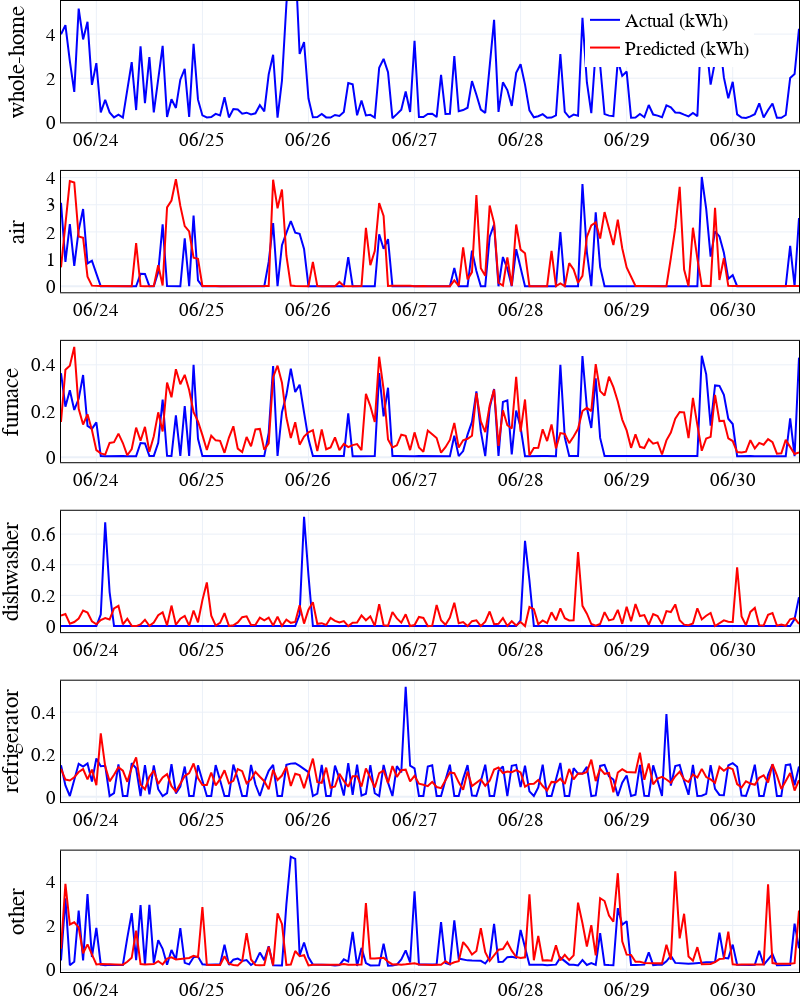

Write notebook code for a chart like this one.
### Code cell
from plotly.subplots import make_subplots
import plotly.graph_objects as go
from datetime import datetime


house = 6

y_use_true = np.asarray(x_test_sum)[0:,house]
x_predict = sc.predict(A_list,B_list)



def plot_predict(x_test, x_predict, house, x_test_localhour):
#     fig = make_subplots(rows=5, cols=1, subplot_titles=('air', 'furnace', 'dishwasher', 'regrigerator', 'other'))
    y_axis = ['whole-home', 'air', 'furnace', 'dishwasher', 'refrigerator', 'other']
    fig = make_subplots(rows=6, cols=1)
    dates = x_test_localhour.iloc[:, house]
    
    
    y_use_true = np.asarray(x_test_sum)[0:,house]
    y_use_pred = [-1]*np.asarray(x_test_sum)[0:,house]
    
    true_pt = go.Scatter(name= 'Actual (kWh)',
                     x= dates,
                     y= y_use_true,
                    xaxis='x2', yaxis='y2',
                     mode='lines',
                     marker=dict(size=12,
                                 line=dict(width=1),
                                 color='blue'), showlegend=True)
    pred_pt = go.Scatter(name= 'Predicted (kWh)',
                     x= dates,
                     y= y_use_pred,
                    xaxis='x2', yaxis='y2',
                     mode='lines',
                     marker=dict(size=12,
                                 line=dict(width=1),
                                 color="red"), showlegend=True)
    
    fig.append_trace(true_pt, row=1, col=1)
    fig.append_trace(pred_pt, row=1, col=1)
    fig.update_yaxes(title_text=y_axis[0], row=1, col=1, range=[0, 5.5])

    for i in range(len(x_test)):
        flag = False 
#         if i == 1:
#             flag = True
#         else:
#             flag = False
        
        true_val = np.asarray(x_test[list(x_test.keys())[i]])[:,house]
#         x_predict = sc.predict(A_list,B_list)
        pred_val = np.asarray(list(x_predict)[i])[:,house]
        true_pt = go.Scatter(name= 'Actuals (kWh)',
                     x= dates,
                     y= true_val,
                    xaxis='x2', yaxis='y2',
                     mode='lines',
                     marker=dict(size=12,
                                 line=dict(width=1),
                                 color='blue'), showlegend=flag)
        
        pred_pt = go.Scatter(name= 'Predicted (kWh)',
                     x= dates,
                     y= pred_val,
                    xaxis='x2', yaxis='y2',
                     mode='lines',
                     marker=dict(size=12,
                                 line=dict(width=1),
                                 color="red"), showlegend=flag)
        fig.append_trace(true_pt, row=i+2, col=1)
        fig.append_trace(pred_pt, row=i+2, col=1)
        fig.update_yaxes(title_text=y_axis[i+1], row=i+2, col=1)
    
    layout=go.Layout(title='A week of daily consumption for a household', 
                     xaxis={'title':'Hour', 'tickformat': '%m/%d'}, yaxis={'title':'kW'}, template="plotly_white")

    # title_text="Test set prediction",
    fig.update_layout(showlegend=True, height=1000, width=800,  
                      template="plotly_white", font=dict(
        family="Times New Roman",
        size=19,
        color="black"                    
    ))
    fig.update_layout(legend=dict(x=0.71, y=1), margin=dict(l=0, r=0, t=0, b=0))
    fig.update_xaxes(showline=True, linewidth=1, linecolor='black', tickformat='%m/%d', mirror=True)
    fig.update_yaxes(showline=True, linewidth=1, linecolor='black', mirror=True)

    fig.write_image("figures/winter.eps")
    fig.show()
   
    

    
plot_predict(x_test, x_predict, house, x_test_localhour)

### Figure 1 — Plotly figure (JSON) as saved in the notebook; plotly's stock layout.template omitted (floating-point values rounded to 4 significant figures; data arrays with more than 128 entries replaced by an {"elided": "..."} marker saying what was removed)
{"data": [{"marker": {"color": "blue", "line": {"width": 1}, "size": 12}, "mode": "lines", "name": "Actual (kWh)", "showlegend": true, "type": "scatter", "x": {"elided": "168 str values"}, "xaxis": "x", "y": {"elided": "168 float values"}, "yaxis": "y"}, {"marker": {"color": "red", "line": {"width": 1}, "size": 12}, "mode": "lines", "name": "Predicted (kWh)", "showlegend": true, "type": "scatter", "x": {"elided": "168 str values"}, "xaxis": "x", "y": {"elided": "168 float values"}, "yaxis": "y"}, {"marker": {"color": "blue", "line": {"width": 1}, "size": 12}, "mode": "lines", "name": "Actuals (kWh)", "showlegend": false, "type": "scatter", "x": {"elided": "168 str values"}, "xaxis": "x2", "y": {"elided": "168 float values"}, "yaxis": "y2"}, {"marker": {"color": "red", "line": {"width": 1}, "size": 12}, "mode": "lines", "name": "Predicted (kWh)", "showlegend": false, "type": "scatter", "x": {"elided": "168 str values"}, "xaxis": "x2", "y": {"elided": "168 float values"}, "yaxis": "y2"}, {"marker": {"color": "blue", "line": {"width": 1}, "size": 12}, "mode": "lines", "name": "Actuals (kWh)", "showlegend": false, "type": "scatter", "x": {"elided": "168 str values"}, "xaxis": "x3", "y": {"elided": "168 float values"}, "yaxis": "y3"}, {"marker": {"color": "red", "line": {"width": 1}, "size": 12}, "mode": "lines", "name": "Predicted (kWh)", "showlegend": false, "type": "scatter", "x": {"elided": "168 str values"}, "xaxis": "x3", "y": {"elided": "168 float values"}, "yaxis": "y3"}, {"marker": {"color": "blue", "line": {"width": 1}, "size": 12}, "mode": "lines", "name": "Actuals (kWh)", "showlegend": false, "type": "scatter", "x": {"elided": "168 str values"}, "xaxis": "x4", "y": {"elided": "168 float values"}, "yaxis": "y4"}, {"marker": {"color": "red", "line": {"width": 1}, "size": 12}, "mode": "lines", "name": "Predicted (kWh)", "showlegend": false, "type": "scatter", "x": {"elided": "168 str values"}, "xaxis": "x4", "y": {"elided": "168 float values"}, "yaxis": "y4"}, {"marker": {"color": "blue", "line": {"width": 1}, "size": 12}, "mode": "lines", "name": "Actuals (kWh)", "showlegend": false, "type": "scatter", "x": {"elided": "168 str values"}, "xaxis": "x5", "y": {"elided": "168 float values"}, "yaxis": "y5"}, {"marker": {"color": "red", "line": {"width": 1}, "size": 12}, "mode": "lines", "name": "Predicted (kWh)", "showlegend": false, "type": "scatter", "x": {"elided": "168 str values"}, "xaxis": "x5", "y": {"elided": "168 float values"}, "yaxis": "y5"}, {"marker": {"color": "blue", "line": {"width": 1}, "size": 12}, "mode": "lines", "name": "Actuals (kWh)", "showlegend": false, "type": "scatter", "x": {"elided": "168 str values"}, "xaxis": "x6", "y": {"elided": "168 float values"}, "yaxis": "y6"}, {"marker": {"color": "red", "line": {"width": 1}, "size": 12}, "mode": "lines", "name": "Predicted (kWh)", "showlegend": false, "type": "scatter", "x": {"elided": "168 str values"}, "xaxis": "x6", "y": {"elided": "168 float values"}, "yaxis": "y6"}], "layout": {"font": {"color": "black", "family": "Times New Roman", "size": 19}, "height": 1000, "legend": {"x": 0.71, "y": 1}, "margin": {"b": 0, "l": 0, "r": 0, "t": 0}, "showlegend": true, "width": 800, "xaxis": {"anchor": "y", "domain": [0, 1], "linecolor": "black", "linewidth": 1, "mirror": true, "showline": true, "tickformat": "%m/%d"}, "xaxis2": {"anchor": "y2", "domain": [0, 1], "linecolor": "black", "linewidth": 1, "mirror": true, "showline": true, "tickformat": "%m/%d"}, "xaxis3": {"anchor": "y3", "domain": [0, 1], "linecolor": "black", "linewidth": 1, "mirror": true, "showline": true, "tickformat": "%m/%d"}, "xaxis4": {"anchor": "y4", "domain": [0, 1], "linecolor": "black", "linewidth": 1, "mirror": true, "showline": true, "tickformat": "%m/%d"}, "xaxis5": {"anchor": "y5", "domain": [0, 1], "linecolor": "black", "linewidth": 1, "mirror": true, "showline": true, "tickformat": "%m/%d"}, "xaxis6": {"anchor": "y6", "domain": [0, 1], "linecolor": "black", "linewidth": 1, "mirror": true, "showline": true, "tickformat": "%m/%d"}, "yaxis": {"anchor": "x", "domain": [0.875, 1], "linecolor": "black", "linewidth": 1, "mirror": true, "range": [0, 5.5], "showline": true, "title": {"text": "whole-home"}}, "yaxis2": {"anchor": "x2", "domain": [0.7, 0.825], "linecolor": "black", "linewidth": 1, "mirror": true, "showline": true, "title": {"text": "air"}}, "yaxis3": {"anchor": "x3", "domain": [0.525, 0.65], "linecolor": "black", "linewidth": 1, "mirror": true, "showline": true, "title": {"text": "furnace"}}, "yaxis4": {"anchor": "x4", "domain": [0.35, 0.475], "linecolor": "black", "linewidth": 1, "mirror": true, "showline": true, "title": {"text": "dishwasher"}}, "yaxis5": {"anchor": "x5", "domain": [0.175, 0.3], "linecolor": "black", "linewidth": 1, "mirror": true, "showline": true, "title": {"text": "refrigerator"}}, "yaxis6": {"anchor": "x6", "domain": [0, 0.125], "linecolor": "black", "linewidth": 1, "mirror": true, "showline": true, "title": {"text": "other"}}}}
